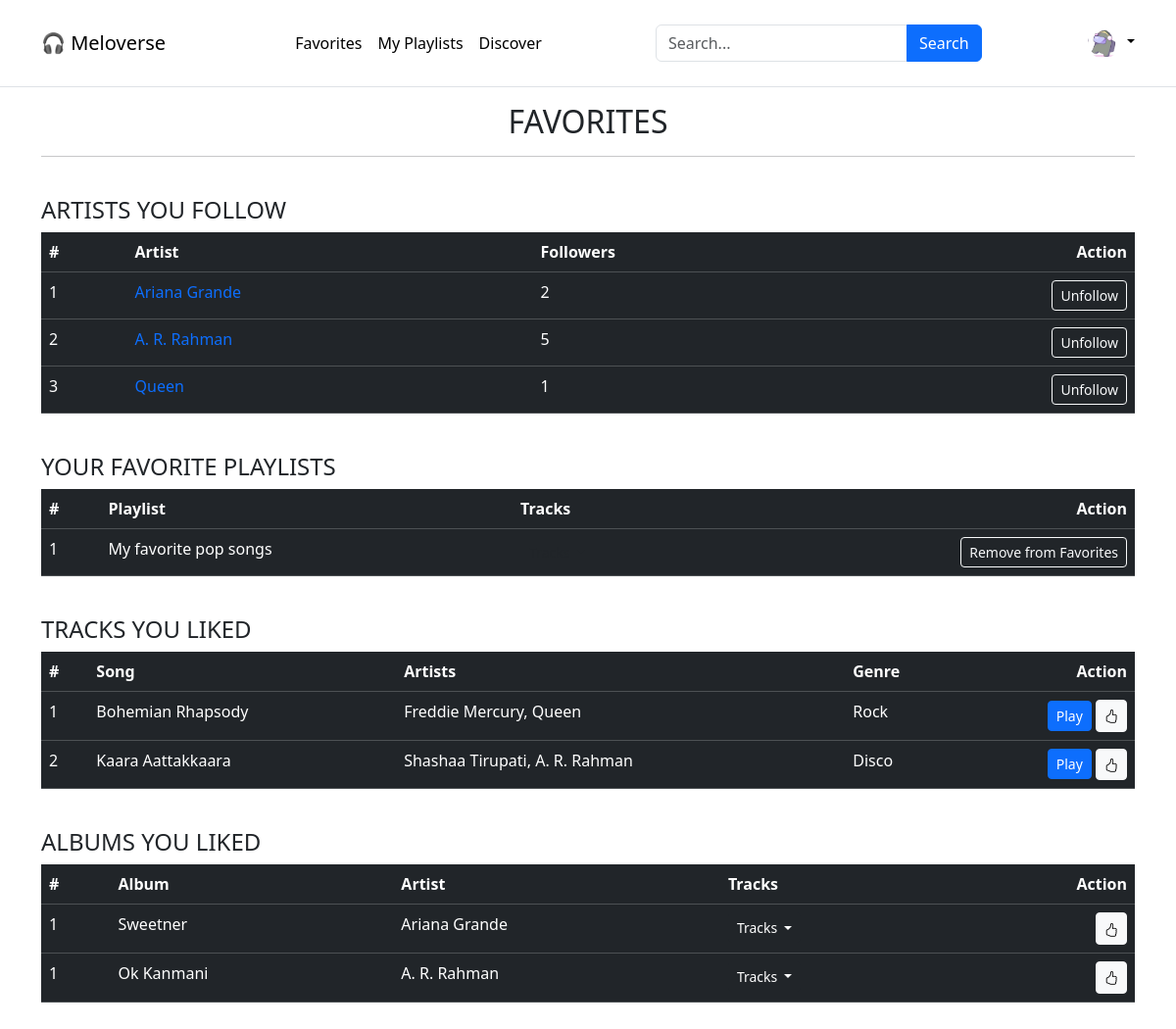
The page /meloverse/u/1/favorites (signed in) on the database as committed earlier.
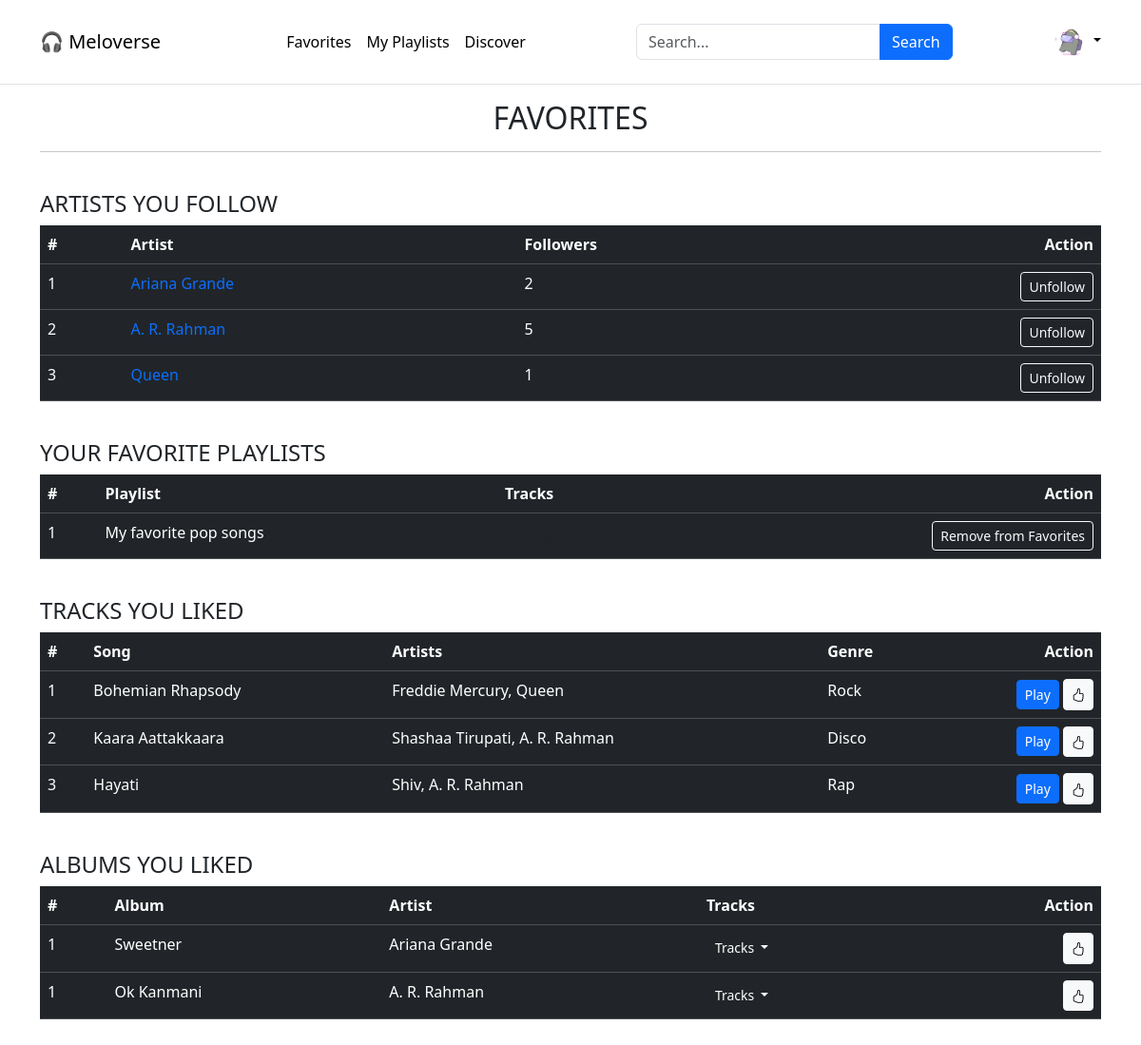
The same page on the database as committed later.
### application/models.py (models this page shows)
class Creator(db.Model):
    __tablename__ = "creator"
    creator_id = db.Column(db.Integer, db.ForeignKey("users.id"), primary_key=True)
    creator_name = db.Column(db.String, db.ForeignKey("users.username"))
    creator_email = db.Column(db.String, db.ForeignKey("users.email"))
    bio = db.Column(db.String)
    no_of_singles = db.Column(db.Integer, default=0)
    no_of_albums = db.Column(db.Integer, default=0)
    songs_published = db.Column(db.Integer, default=0)
    followers = db.Column(db.Integer, default=0)

class Playlist(db.Model):
    __tablename__ = "playlist"
    playlist_id = db.Column(db.Integer, autoincrement=True, primary_key=True)
    playlist_name = db.Column(db.String, nullable=False)
    user = db.Column(db.Integer, db.ForeignKey("users.id"))

class Tracks(db.Model):
    __tablename__ = "tracks"
    track_id = db.Column(db.Integer, primary_key=True, autoincrement=True)
    track_name = db.Column(db.String, nullable=False)
    artists = db.Column(db.String)
    creator_id = db.Column(db.String, db.ForeignKey("creator.creator_name"))
    track_file = db.Column(db.String, nullable=False)
    genre = db.Column(db.String)
    lyrics = db.Column(db.String)
    duration = db.Column(db.String)
    date_created = db.Column(db.Date)
    album_id = db.Column(db.Integer, default=0)
    likes = db.Column(db.Integer, default=0)
    dislikes = db.Column(db.Integer, default=0)
    plays = db.Column(db.Integer, default=0)

class Album(db.Model):
    __tablename__ = "album"
    album_id = db.Column(db.Integer, autoincrement=True, primary_key=True)
    creator_id = db.Column(db.String, db.ForeignKey("creator.creator_id"))
    album_name = db.Column(db.String, nullable=False)
    release_year = db.Column(db.String)
    genre = db.Column(db.String)
    description = db.Column(db.String)
    no_of_tracks = db.Column(db.Integer, default=0)
    date_created = db.Column(db.Date)

### application/app_controllers/users.py (the view, shortened to what this page needs)
@user.route("/meloverse/u/<user>/favorites", methods=["GET", "POST"])
@login_required
def favorites(user):
    creator = Creator.query.filter_by(creator_id=current_user.id).first()
    artists_followed_id = whois_Followeing_who.query.filter_by(
        fan_id=current_user.id
    ).all()
    artists_followed = []
    for i in artists_followed_id:
        artist = Creator.query.filter_by(creator_id=i.fan_of).first()
        artists_followed.append(artist)
    fav_playlist_id = Playlist_likes_stats.query.filter_by(
        user_id=current_user.id
    ).all()
    fav_playlists, fav_playlist_tracks = [], []
    for i in fav_playlist_id:
        playlist = Playlist.query.filter_by(playlist_id=i.playlist_id).first()
        fav_playlists.append(playlist)
        fav_playlist_track = (
            db.session.query(User_Playlist, Tracks, Creator)
            .filter(User_Playlist.playlist_id == i.playlist_id)
            .join(Tracks, User_Playlist.track_id == Tracks.track_id)
            .join(Creator, Tracks.creator_id == Creator.creator_id)
            .all()
        )
        for j in fav_playlist_track:
            fav_playlist_tracks.append(j)
    liked_album_id = Album_likes_stats.query.filter_by(user_id=current_user.id).all()
    liked_albums = []
    for i in liked_album_id:
        album = get_album(i.album_id)
        liked_albums.append(album)
    liked_track_id = Track_likes_stats.query.filter_by(
        user_id=current_user.id, value=1
    ).all()
    liked_tracks = []
    for i in liked_track_id:
        track = get_single(i.track_id)
        liked_tracks.append(track)
    return render_template(
        "user/favorites.html",
        creator_signup_status=creator,
        artists_followed=artists_followed,
        fav_playlists=fav_playlists,
        fav_playlist_tracks=fav_playlist_tracks,
        liked_albums=liked_albums,
        liked_tracks=liked_tracks,
    )

### application/app_controllers/auth.py (called while the page is built)
@login_manager.user_loader
def loader_user(user_id):
    return Users.query.get(user_id)

### application/app_controllers/users.py (called while the page is built)
def get_album(album_id):
    album = (
        db.session.query(Album, Tracks, Creator)
        .filter(Album.album_id == album_id)
        .join(Album, Album.album_id == Tracks.album_id)
        .join(Creator, Creator.creator_id == Album.creator_id)
        .all()
    )
    return album

def get_single(single_id):
    single = (
        db.session.query(Tracks, Creator)
        .filter(Tracks.track_id == single_id)
        .join(Creator, Tracks.creator_id == Creator.creator_id)
        .first()
    )
    return single

### templates/user/favorites.html (shortened to what the changed rows need)
{% extends "user/user_dashboard.html" %}
{% block body %}
<div class="container">
    {% if not liked_albums and not fav_playlists and not artists_followed and not liked_tracks %}
    <h3>Nothing to display here</h3>
    <pre class="text-end">
                                        ⠀⠀⠀⠀⠀⠀⠀⠀⠀⠀⠀⠀⠀⠀⠀⠀⠀⠀⠀⠀⠀⠀⠀⠀⣠⣠⣀⢤⣖⣲⣦⣄⠀⠀⢀⡠⠀⠀⠀⠀⠀⠀⠀⠀⠀⠀⠀⠀⠀⠀⠀⠀⠀⠀⠀⠀⠀⠀⠀⠀
                                        ⠀⠀⠀⠀⠀⠀⠀⠀⠀⠀⠀⠀⠀⠀⠀⠀⠀⠀⠀⠀⢀⢤⣤⣄⠻⡽⣺⣭⣿⡽⣾⣭⢿⣷⣉⠂⣿⠤⣄⣀⠀⠀⠀⠀⠀⠀⠀⠀⠀⠀⠀⠀⠀⠀⠀⠀⠀⠀⠀⠀
                                        ⠀⠀⠀⠀⠀⠀⠀⠀⠀⠀⠀⠀⠀⠀⠀⠀⠀⠀⠀⠀⣼⢿⣭⣏⣿⣷⣿⣿⣿⣽⣳⣾⣯⣿⣿⣏⣯⡴⣏⡆⢠⠀⠀⠀⠀⠀⠀⠀⠀⠀⠀⠀⠀⠀⠀⠀⠀⠀⠀⠀
                                        ⠀⠀⠀⠀⠀⠀⠀⠀⠀⠀⠀⠀⠀⠀⠀⠀⠀⠀⢠⣝⣯⢞⣿⡿⢿⠻⠛⡭⢛⠳⢋⠝⡩⢟⠻⣿⣟⣿⡿⣜⡍⡶⡀⠀⠀⠀⠀⠀⠀⠀⠀⠀⠀⠀⠀⠀⠀⠀⠀⠀
                                        ⠀⠀⠀⠀⠀⠀⠀⠀⠀⠀⠀⠀⠀⠀⠀⠀⠀⢀⣾⣿⣿⡏⠧⡙⠌⡡⠡⠐⡈⠄⡁⢂⠐⡈⡑⠢⣍⠻⣿⣿⣞⡷⣽⠂⠀⠀⠀⠀⠀⠀⠀⠀⠀⠀⠀⠀⠀⠀⠀⠀
                                        ⠀⠀⠀⠀⠀⠀⠀⠀⠀⠀⠀⠀⠀⠀⠀⠀⢰⣾⣿⢞⡷⡈⢆⠑⡈⠄⡁⢂⠐⠠⠐⢀⠂⠡⣈⠱⢠⠓⡜⣿⣺⣽⣿⣳⠆⠀⠀⠀⠀⠀⠀⠀⠀⠀⠀⠀⠀⠀⠀⠀
                                        ⠀⠀⠀⠀⠀⠀⠀⠀⠀⠀⠀⠀⠀⠀⠀⠀⢘⣿⣿⣟⠦⡑⢂⠡⠌⡐⢀⠂⠌⠐⢈⠠⠈⠔⡠⢑⢢⠩⡜⣱⣿⣿⣯⠑⠀⠀⠀⠀⠀⠀⠀⠀⠀⠀⠀⠀⠀⠀⠀⠀
                                        ⠀⠀⠀⠀⠀⠀⠀⠀⠀⠀⠀⠀⠀⠀⠀⠀⢸⣿⣿⢏⠢⡑⣌⠶⣱⣎⢦⠘⠠⢈⠀⠄⡱⣸⢴⣣⣌⡒⢡⢛⣾⣿⡧⠀⠀⠀⠀⠀⠀⠀⠀⠀⠀⠀⠀⠀⠀⠀⠀⠀
                                        ⠀⠀⠀⠀⠀⠀⠀⠀⠀⠀⠀⠀⠀⠀⠀⠀⢸⣷⣿⠂⡱⢰⠉⡎⡤⣌⢆⣫⡑⢂⠸⣰⠱⢍⠛⡉⠯⣝⢢⢉⣾⣟⣿⠀⠀⠀⠀⠀⠀⠀⠀⠀⠀⠀⠀⠀⠀⠀⠀⠀
                                        ⠀⠀⠀⠀⠀⠀⠀⠀⠀⠀⠀⠀⠀⠀⠀⠀⢘⣳⢯⠐⡡⠊⡝⢋⠄⢓⠛⠤⡑⢂⠰⣍⠚⡀⢛⡾⢷⣌⠣⢢⢽⣿⠏⠀⠀⠀⠀⠀⠀⠀⠀⠀⠀⠀⠀⠀⠀⠀⠀⠀
                                        ⠀⠀⠀⠀⠀⠀⠀⠀⠀⠀⠀⠀⠀⠀⠀⠀⠠⠘⣯⠂⠅⠂⠌⠠⠈⠠⠈⠔⡀⠂⠰⠌⡑⠠⠒⠘⢂⠌⡂⢇⣾⣟⠣⠀⠀⠀⠀⠀⠀⠀⠀⠀⠀⠀⠀⠀⠀⠀⠀⠀
                                        ⠀⠀⠀⠀⠀⠀⠀⠀⠀⠀⠀⠀⠀⠀⠀⠀⠠⢁⠏⡘⢌⠰⢀⠂⠌⠄⡙⠲⢄⢣⠼⡴⣈⠆⠈⡐⠀⢆⠱⡌⢾⢡⠃⠀⠀⠀⠀⠀⠀⠀⠀⠀⠀⠀⠀⠀⠀⠀⠀⠀
                                        ⠀⠀⠀⠀⠀⠀⠀⠀⠀⠀⠀⠀⠀⠀⠀⠀⠀⢌⠢⢍⠢⡑⢢⠙⡈⠔⣈⠅⢂⢂⠘⡄⢣⡘⠤⡐⡉⢆⠳⡘⢬⢃⠆⠀⠀⠀⠀⠀⠀⠀⠀⠀⠀⠀⠀⠀⠀⠀⠀⠀
                                        ⠀⠀⠀⠀⠀⠀⠀⠀⠀⠀⠀⠀⠀⠀⠀⠀⠠⢈⠒⡌⠤⠑⡀⢓⠚⠫⢌⡘⠂⠚⠘⡘⢦⣕⢢⠡⡙⣌⠣⡝⢢⠍⠀⠀⠀⠀⠀⠀⠀⠀⠀⠀⠀⠀⠀⠀⠀⠀⠀⠀
                                        ⠀⠀⠀⠀⠀⠀⠀⠀⠀⠀⠀⠀⠀⠀⠀⠀⠀⠀⠘⡤⢃⠜⡠⢂⠌⡑⠢⢐⠃⡚⠴⢩⠖⡌⠢⡐⡱⢠⠓⣜⠣⠎⠀⠀⠀⠀⠀⠀⠀⠀⠀⠀⠀⠀⠀⠀⠀⠀⠀⠀
                                        ⠀⠀⠀⠀⠀⠀⠀⠀⠀⠀⠀⠀⠀⠀⠀⠀⠀⠀⠀⠱⣩⢒⡱⢌⠢⢄⡁⢂⠐⡠⢃⠢⡘⢄⠣⣜⡡⢇⡻⣌⠓⠈⠀⠀⠀⠀⠀⠀⠀⠀⠀⠀⠀⠀⠀⠀⠀⠀⠀⠀
                                        ⠀⠀⠀⠀⠀⠀⠀⠀⠀⠀⠀⠀⠀⠀⠀⠀⠀⠀⠀⠀⢡⢏⡜⣎⠳⣦⢜⡤⢣⢔⣢⠱⣍⣮⢳⡼⣹⣏⢷⣹⡆⢀⠀⠀⠀⠀⠀⠀⠀⠈⠀⡀⠀⠀⠀⠀⠀⠀⠀⠀
                                        ⠀⠀⠀⠀⠀⠀⠀⠀⠀⠀⠀⠀⠀⠀⠀⠀⠀⠀⠀⢀⣾⠸⡜⣬⢓⣮⣙⣞⢻⡞⣳⣟⡿⣞⣯⣟⡷⣫⡞⣽⢻⣿⡖⢢⠁⠀⠀⠈⠀⠀⠀⠐⠀⠀⠀⠀⠀⠀⠀⠀
                                        ⠀⠀⠀⠀⠀⠀⠀⠀⠀⠀⠀⠀⠀⠀⠀⠀⢀⢠⠢⡝⣼⡡⢛⡴⣋⠶⣩⢎⡷⣝⡳⢾⣝⡻⣼⢎⠗⡣⡝⢆⣏⠲⣁⠃⡙⢆⠦⣀⢁⠀⠀⠂⠀⠀⠀⠀⠀⠀⠀⠀
                                        ⠀⠀⠀⠀⠀⠀⠀⠀⠀⠀⠀⠀⠀⠀⢀⠰⣈⠖⡱⢘⡼⡇⡅⢒⢩⢒⢡⠚⡴⢡⢋⠳⢎⡹⢐⠊⣬⠱⣉⠆⣇⠢⡅⢊⠔⣈⠒⢥⢪⠱⡀⠀⠀⠀⠀⠀⠀⠀⠀⠀
                                        ⠀⠀⠀⠀⠀⠀⠀⢀⢀⠠⢄⠢⡘⢄⠣⢎⡱⢌⠢⡑⡚⡵⡘⢌⠢⠎⡄⢣⠐⢣⢈⡑⢢⠐⡡⢚⠄⡣⢄⢋⡶⢱⠈⢆⠊⠤⡉⢆⠢⠡⢘⠒⡄⡀⠀⠀⠀⠀⠀⠀
                                        ⠀⠀⠀⣀⠠⡐⢌⠲⣈⠒⡌⢢⠑⡌⡚⢄⠒⡌⠰⢡⠘⡥⣙⠢⡑⢊⠜⢢⠙⡄⠢⢘⠠⡑⡴⢋⠰⡁⢎⡰⣩⠃⡜⢌⡘⠤⡑⡌⠰⡁⢆⠡⢂⠱⡀⠄⡀⠀⠀⠀
                                        ⠀⢀⠳⣌⢒⠡⢊⠴⣀⠣⡘⢄⠣⣘⢡⠊⠴⣈⠑⢢⠑⡸⢀⠣⡑⠌⡘⠄⠃⡄⠃⡌⢢⡑⢦⠉⣆⠑⣎⣱⠆⡱⢈⠖⡨⢰⠡⢌⡑⠨⢄⠃⡌⠴⡑⢎⡔⢆⡀⠀
                                        ⢀⢎⡱⢈⠆⡱⢈⡒⠤⡡⡑⢌⠢⡅⢛⡬⠱⢠⠉⢆⠱⡈⢇⠠⠐⡈⠐⡈⠔⠠⠑⢠⠣⡜⢢⠑⡌⢾⡛⡍⢢⠑⡊⡔⢡⢣⠘⠤⡘⠰⢈⠢⣉⡴⡱⢎⡜⢢⡕⠀
                                                    </pre>
    {% else %}
    <h2 class="text-center">FAVORITES</h2>
    <hr><br>
    {% if artists_followed %}
    <section>
        <table class="table table-dark table-hover">
            <thead>
                <tr>
                    <th>#</th>
                    <th>Artist</th>
                    <th>Followers</th>
                    <th class="text-end">Action</th>
                </tr>
            </thead>
            <tbody>
                {% for artist in artists_followed %}
                <tr>
                    <td>{{ loop.index }}</td>
                    <td><a href="{{ url_for('user.creator_profile', creator=artist.creator_id) }}"
                            style="text-decoration: none;">{{
                            artist.creator_name }}</a></td>
                    <td>{{ artist.followers }}</td>
                    <td class="text-end">
                        <form method="post">
                            <button type="submit" class="btn btn-outline-light btn-sm">Unfollow</button>
                        </form>
                    </td>
                </tr>
                {% endfor %}
            </tbody>
        </table>
        <br>
    </section>
    {% endif %}
    {% if fav_playlists %}
    <section>
        <table class="table table-dark table-hover">
            <thead>
                <tr>
                    <th>#</th>
                    <th>Playlist</th>
                    <th>Tracks</th>
                    <th class="text-end">Action</th>
                </tr>
            </thead>
            <tbody>
                {% for playlist in fav_playlists %}
                <tr>
                    <td>{{ loop.index }}</td>
                    <td>{{ playlist.playlist_name }}</td>
                    <td>
                        <button class="btn dropdown-toggle btn-sm" type="button" data-bs-toggle="dropdown"
                            style="text-decoration: none;">
                        </button>
                    </td>
                    <td class="text-end">
                        <form method="post">
                            <button type="submit" class="btn btn-outline-light btn-sm">Remove from Favorites</button>
                        </form>
                    </td>
                </tr>
                {% endfor %}
            </tbody>
        </table>
        <br>
    </section>
    {% endif %}
    {% if liked_tracks %}
    <section>
        <table class="table table-dark table-hover">
            <thead>
                <tr>
                    <th>#</th>
                    <th>Song</th>
                    <th>Artists</th>
                    <th>Genre</th>
                    <th class="text-end">Action</th>
                </tr>
            </thead>
            <tbody>
                {% for track, creator in liked_tracks %}
                <tr>
                    <td>{{ loop.index }}</td>
                    <td>{{ track.track_name }}</td>
                    <td>{{ track.artists }}, {{ creator.creator_name }}</td>
                    <td>{{ track.genre }}</td>
                    <td class="text-end">
                        <button type="button" class="btn btn-primary btn-sm playbtn"
                            data-track-id="{{ track.track_id }}" data-track-file="{{ track.track_file }}"
                            data-track-name="{{ track.track_name }}" data-artists="{{ track.artists }}"
                            data-creatorid="{{ creator.creator_id }}" data-lyrics="{{ track.lyrics }}"
                            data-creator="{{ creator.creator_name }}"
                            data-current-user-name="{{ current_user.username }}" data-plays="{{ track.plays }}"
                            data-dislikes="{{ track.dislikes }}" data-likes="{{ track.likes }}"
                            data-current-user-id="{{ current_user.id }}" style="position: relative;">
                            Play
                        </button>
                        <div class="btn-group text-end" role="group">
                            <button type="button" class="btn btn-sm track-like btn-light"
                                data-track-id="{{ track.track_id }}" data-value=1>
                                <span class="bi bi-hand-thumbs-up"></span>
                            </button>
                        </div>
                    </td>
                </tr>
                {% endfor %}
            </tbody>
        </table>
        <br>
    </section>
    {% endif %}
    {% if liked_albums %}
    <section>
        <table class="table table-dark table-hover">
            <thead>
                <tr>
                    <th>#</th>
                    <th>Album</th>
                    <th>Artist</th>
                    <th>Tracks</th>
                    <th class="text-end">Action</th>
                </tr>
            </thead>
            <tbody>
                {% for item in liked_albums %}
                {% for album, track, creator in item %}
                {% if loop.changed(album.album_id) %}
                <tr>
                    <td>{{ loop.index }}</td>
                    <td>{{ album.album_name }}</td>
                    <td>{{ creator.creator_name }}</td>
                    <td><button type="button" class="btn btn-dark btn-sm dropdown-toggle" data-bs-toggle="dropdown">
                            Tracks
                        </button>
                    </td>
                    <td class="text-end">
                        <button type="button" class="btn btn-light btn-sm Albumlike"
                            data-album-id="{{ album.album_id }}"><span class="bi bi-hand-thumbs-up"></span></button>
                    </td>
                </tr>
                {% endif %}
                {% endfor %}
                {% endfor %}
            </tbody>
        </table>
        <br>
    </section>
    {% endif %}
    {% endif %}
</div>
{% endblock %}

Rows that differ between the two databases and show on the page:
now on this page (row edited): Tracks: track_name "Hayati", artists "Shiv", creator_name "A. R. Rahman", genre "Rap"
